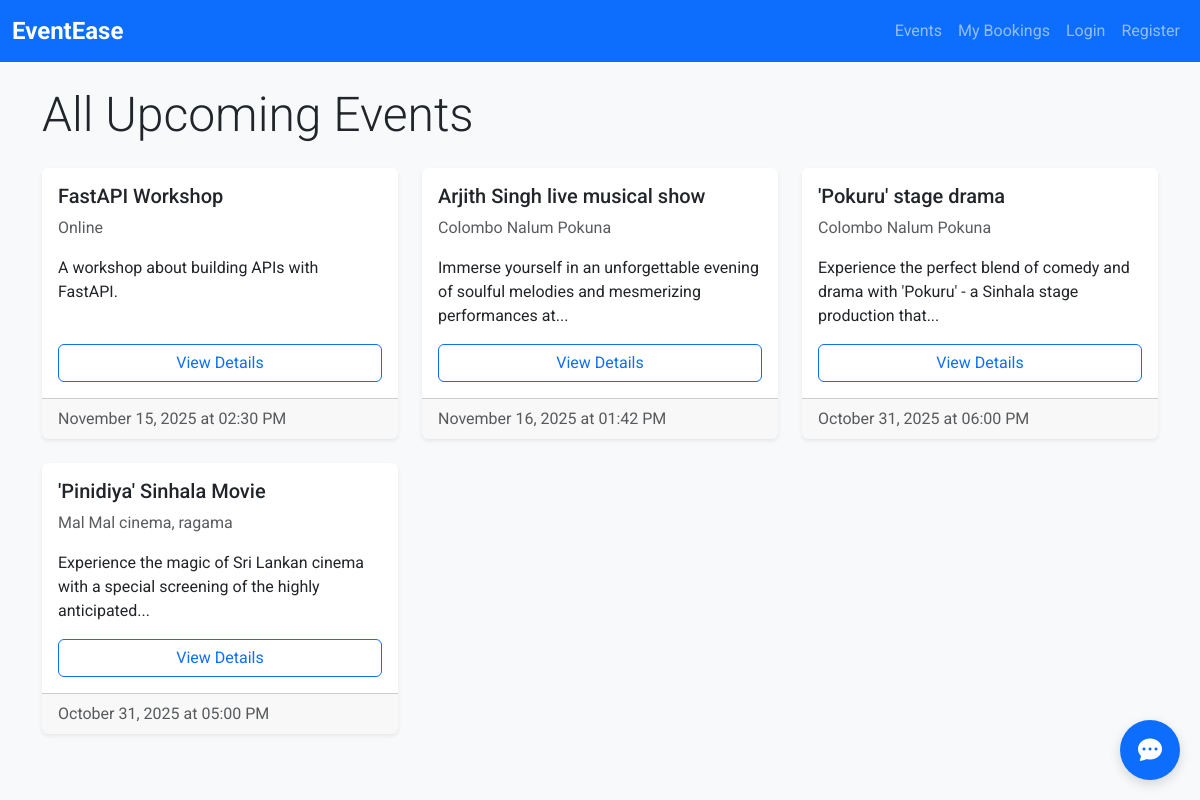
Screenshot of /events/ with the database file from the repository.
### models.py (models this page shows)
class Event(Base):
    __tablename__ = "events"
    id = Column(Integer, primary_key=True, index=True)
    title = Column(String, index=True, nullable=False)
    description = Column(String)
    location = Column(String, nullable=False)
    date_time = Column(DateTime, nullable=False)
    total_seats = Column(Integer, nullable=False)
    available_seats = Column(Integer, nullable=False)
    creator_id = Column(Integer, ForeignKey("users.id"))
    creator = relationship("User", back_populates="events")
    bookings = relationship("Booking", back_populates="event")

### app.py (the view)
@app.get("/events/", include_in_schema=False)
def get_all_events_page(request: Request, db: Session = Depends(get_db)):
    events_list = event_crud.get_events(db)
    return templates.TemplateResponse(
        "events.html",
        {"request": request, "events": events_list}
    )

### templates/events.html (shortened to what this page needs)
{% extends "base.html" %}
{% block content %}
    <h1 class="display-5 mb-4">All Upcoming Events</h1>
    <div class="row">
        {% for event in events %}
        <div class="col-md-4 mb-4">
            <div class="card event-card shadow-sm">
                <div class="card-body d-flex flex-column">
                    <h5 class="card-title">{{ event.title }}</h5>
                    <p class="card-text text-muted">{{ event.location }}</p>
                    <p class="card-text">{{ event.description | truncate(100) }}</p>
                    <a href="/events/{{ event.id }}" class="btn btn-outline-primary mt-auto">View Details</a>
                </div>
                <div class="card-footer text-muted">
                    {{ event.date_time.strftime('%B %d, %Y at %I:%M %p') }}
                </div>
            </div>
        </div>
        {% else %}
        <div class="col">
            <p class="text-center">No upcoming events. Please check back soon!</p>
        </div>
        {% endfor %}
    </div>
{% endblock %}

### static/css/style.css (style rules this page uses)
body { font-family: 'Roboto', sans-serif; background-color: #f8f9fa; }
.event-card { border: none; transition: all 0.3s ease; height: 100%; }

### rows the page displays
Event: title "FastAPI Workshop", location "Online", description "A workshop about building APIs with FastAPI.", date_time "November 15, 2025 at 02:30 PM"
Event: title "Arjith Singh live musical show", location "Colombo Nalum Pokuna", description "Immerse yourself in an unforgettable evening of soulful melodies and mesmerizing performances at...", date_time "November 16, 2025 at 01:42 PM"
Event: title "'Pokuru' stage drama", location "Colombo Nalum Pokuna", description "Experience the perfect blend of comedy and drama with 'Pokuru' - a Sinhala stage production that...", date_time "October 31, 2025 at 06:00 PM"
Event: title "'Pinidiya' Sinhala Movie", location "Mal Mal cinema, ragama", description "Experience the magic of Sri Lankan cinema with a special screening of the highly anticipated...", date_time "October 31, 2025 at 05:00 PM"
